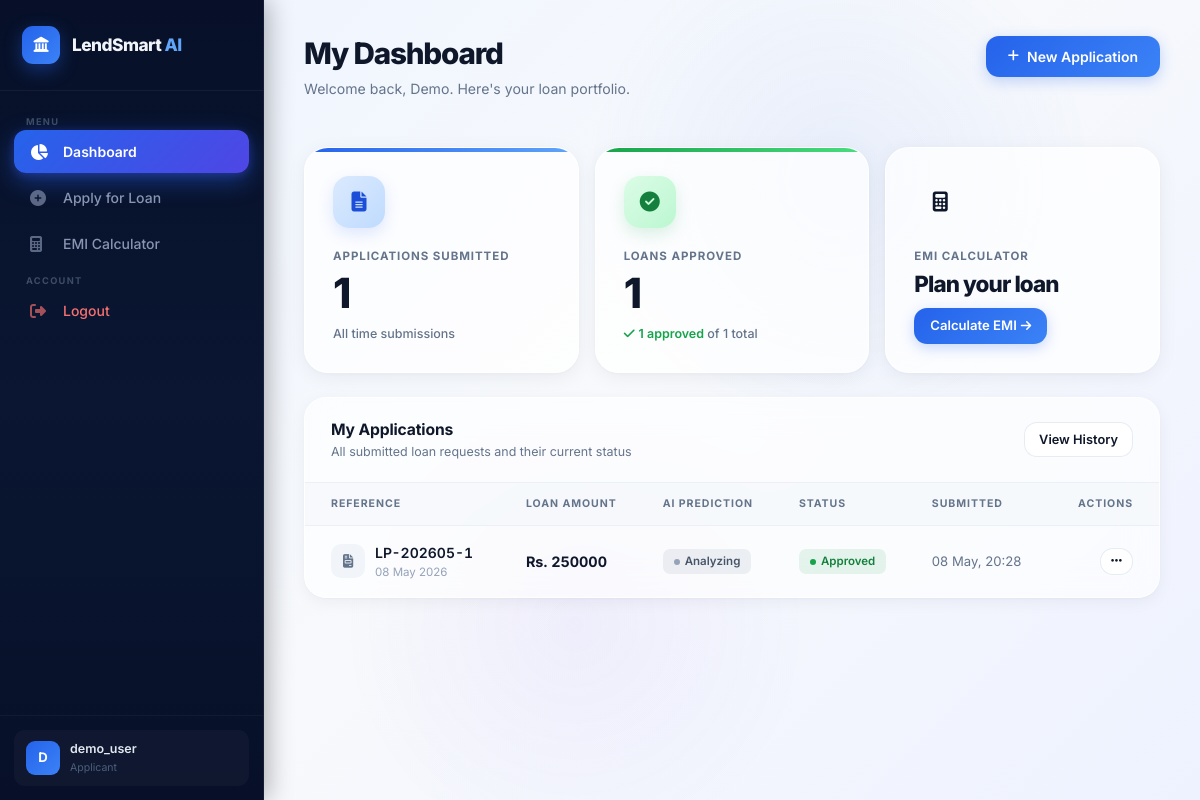
/dashboard/ (signed in), run on the app's committed database.
### loan_app/models.py (models this page shows, shortened)
class User(AbstractUser):
    ROLE_CHOICES = [
        ('admin', 'Admin'),
        ('officer', 'Loan Officer'),
        ('applicant', 'Applicant'),
    ]
    role = models.CharField(max_length=20, choices=ROLE_CHOICES, default='applicant')
    phone = models.CharField(max_length=15, blank=True, null=True)
    employee_id = models.CharField(max_length=20, blank=True, null=True, unique=True)
    department = models.CharField(max_length=50, blank=True, null=True)
    joined_date = models.DateTimeField(auto_now_add=True)

class LoanApplication(models.Model):
    user = models.ForeignKey(User, on_delete=models.CASCADE, related_name='applications')
    applicant_name = models.CharField(max_length=100)
    email = models.EmailField()
    phone = models.CharField(max_length=15)
    age = models.IntegerField()
    gender = models.CharField(max_length=10, choices=[('Male', 'Male'), ('Female', 'Female'), ('Other', 'Other')])
    marital_status = models.CharField(max_length=20, choices=[('Single', 'Single'), ('Married', 'Married')])
    dependents = models.IntegerField(default=0)
    education = models.CharField(max_length=50, choices=[('Graduate', 'Graduate'), ('Not Graduate', 'Not Graduate')])
    self_employed = models.CharField(max_length=3, choices=[('Yes', 'Yes'), ('No', 'No')], default='No')
    employment_type = models.CharField(max_length=50, choices=[('Salaried', 'Salaried'), ('Business', 'Business')])
    income_annum = models.FloatField(default=0.0)
    loan_amount = models.FloatField()
    loan_term = models.IntegerField(help_text="Loan Term in months")
    cibil_score = models.IntegerField(default=300)
    property_area = models.CharField(max_length=20, choices=[('Urban', 'Urban'), ('Semiurban', 'Semiurban'), ('Rural', 'Rural')])
    residential_assets_value = models.FloatField(default=0.0)
    commercial_assets_value = models.FloatField(default=0.0)
    luxury_assets_value = models.FloatField(default=0.0)
    bank_asset_value = models.FloatField(default=0.0)
    STATUS_CHOICES = [
        ('pending', 'Pending'),
        ('approved', 'Approved'),
        ('rejected', 'Rejected'),
        ('review', 'Under Review'),
    ]
    prediction = models.CharField(max_length=20, blank=True, null=True)
    ml_prediction = models.CharField(max_length=20, blank=True, null=True)
    admin_decision = models.CharField(max_length=20, blank=True, null=True)
    prediction_match = models.BooleanField(default=True)
    prediction_confidence = models.FloatField(blank=True, null=True)
    status = models.CharField(max_length=20, choices=STATUS_CHOICES, default='pending')
    admin_override = models.BooleanField(default=False)
    prediction_match = models.BooleanField(default=False)
    processed_by = models.ForeignKey(User, related_name='processed_loans', null=True, blank=True, on_delete=models.SET_NULL)
    processed_at = models.DateTimeField(null=True, blank=True)
    admin_notes = models.TextField(blank=True, null=True)
    created_at = models.DateTimeField(auto_now_add=True)
    updated_at = models.DateTimeField(auto_now=True)

### loan_app/views.py (the view)
# urls.py: path('dashboard/', views.user_dashboard_view, name='user_dashboard'),
@login_required
def user_dashboard_view(request):
    applications = request.user.applications.all().order_by('-created_at')
    context = {
        'total_applications': applications.count(),
        'approved_loans': applications.filter(status='approved').count(),
        'recent_applications': applications[:5],
    }
    return render(request, 'user/dashboard.html', context)

### templates/user/dashboard.html (shortened to what this page needs)
{% extends 'base.html' %}
{% block content %}
<div class="page-header animate-up">
    <div>
        <h1 class="page-title">My Dashboard</h1>
        <p class="page-subtitle">Welcome back, {{ user.first_name|default:user.username }}. Here's your loan portfolio.</p>
    </div>
    <a href="{% url 'apply_loan' %}" class="btn-primary d-flex align-items-center gap-2" style="text-decoration:none;">
        <i class="fas fa-plus" style="font-size:0.8rem;"></i>
        New Application
    </a>
</div>
<div class="row g-3 mb-4 animate-up">
    <div class="col-lg-4 col-sm-6">
        <div class="kpi-card kpi-blue">
            <div class="kpi-icon kpi-icon-blue"><i class="fas fa-file-alt"></i></div>
            <div class="kpi-label">Applications Submitted</div>
            <div class="kpi-value">{{ total_applications|default:0 }}</div>
            <div class="kpi-trend" style="color:#64748b;">All time submissions</div>
        </div>
    </div>
    <div class="col-lg-4 col-sm-6">
        <div class="kpi-card kpi-green">
            <div class="kpi-icon kpi-icon-green"><i class="fas fa-check-circle"></i></div>
            <div class="kpi-label">Loans Approved</div>
            <div class="kpi-value">{{ approved_loans|default:0 }}</div>
            <div class="kpi-trend">
                {% if total_applications > 0 %}
                    <span class="trend-up"><i class="fas fa-check me-1"></i>{{ approved_loans }} approved</span> of {{ total_applications }} total
                {% else %}
                    <span style="color:#64748b;">No submissions yet</span>
                {% endif %}
            </div>
        </div>
    </div>
    <div class="col-lg-4 col-sm-12">
        <div class="kpi-card kpi-slate" style="cursor:pointer;" onclick="window.location='{% url 'emi_calculator' %}'">
            <div class="kpi-icon kpi-icon-slate"><i class="fas fa-calculator"></i></div>
            <div class="kpi-label">EMI Calculator</div>
            <div class="kpi-value" style="font-size:1.4rem; margin-bottom:12px;">Plan your loan</div>
            <a href="{% url 'emi_calculator' %}" class="btn-primary" style="text-decoration:none; font-size:0.82rem; padding:8px 16px;">
                Calculate EMI <i class="fas fa-arrow-right ms-1" style="font-size:0.75rem;"></i>
            </a>
        </div>
    </div>
</div>
<div class="section-card animate-up">
    <div class="section-header">
        <div>
            <div class="section-title">My Applications</div>
            <div class="section-subtitle">All submitted loan requests and their current status</div>
        </div>
        <a href="{% url 'application_history' %}" class="btn-secondary" style="text-decoration:none; font-size:0.8rem; padding:7px 14px;">
            View History
        </a>
    </div>
    <div class="table-responsive">
        <table class="data-table">
            <thead>
                <tr>
                    <th>Reference</th>
                    <th>Loan Amount</th>
                    <th>AI Prediction</th>
                    <th>Status</th>
                    <th>Submitted</th>
                    <th style="text-align:right;">Actions</th>
                </tr>
            </thead>
            <tbody>
                {% for app in recent_applications %}
                <tr>
                    <td>
                        <div style="display:flex; align-items:center; gap:10px;">
                            <div style="width:34px; height:34px; border-radius:10px; background:#f1f5f9; display:flex; align-items:center; justify-content:center; flex-shrink:0;">
                                <i class="fas fa-file-invoice" style="font-size:0.85rem; color:#64748b;"></i>
                            </div>
                            <div>
                                <div style="font-weight:600; font-size:0.875rem; color:#0f172a; font-variant-numeric:tabular-nums;">
                                    LP-{{ app.created_at|date:"Ym" }}-{{ app.id }}
                                </div>
                                <div style="font-size:0.72rem; color:#94a3b8; margin-top:1px;">{{ app.created_at|date:"d M Y" }}</div>
                            </div>
                        </div>
                    </td>
                    <td>
                        <span style="font-weight:700; color:#0f172a; font-size:0.9rem; font-variant-numeric:tabular-nums;">
                            Rs. {{ app.loan_amount|floatformat:0 }}
                        </span>
                    </td>
                    <td>
                        {% if app.ml_prediction == 'Approved' %}
                            <span class="badge-status badge-success"><span class="status-dot dot-success"></span>Likely Approved</span>
                        {% elif app.ml_prediction == 'Rejected' %}
                            <span class="badge-status badge-danger"><span class="status-dot dot-danger"></span>Likely Rejected</span>
                        {% else %}
                            <span class="badge-status badge-neutral"><span class="status-dot dot-neutral"></span>Analyzing</span>
                        {% endif %}
                    </td>
                    <td>
                        {% if app.status == 'approved' %}
                            <span class="badge-status badge-success"><span class="status-dot dot-success"></span>Approved</span>
                        {% elif app.status == 'rejected' %}
                            <span class="badge-status badge-danger"><span class="status-dot dot-danger"></span>Rejected</span>
                        {% else %}
                            <span class="badge-status badge-warning"><span class="status-dot dot-warning"></span>Pending</span>
                        {% endif %}
                    </td>
                    <td style="color:#64748b; font-size:0.82rem;">{{ app.created_at|date:"d M, H:i" }}</td>
                    <td style="text-align:right;">
                        <div class="dropdown">
                            <button class="btn-secondary" style="padding:6px 10px; font-size:0.78rem;" data-bs-toggle="dropdown">
                                <i class="fas fa-ellipsis-h"></i>
                            </button>
                        </div>
                    </td>
                </tr>
                {% endfor %}
            </tbody>
        </table>
    </div>
</div>
{% endblock %}

### templates/base.html (shortened to what this page needs)
<!DOCTYPE html>
<html lang="en">
<head>
    <link href="https://cdn.jsdelivr.net/npm/bootstrap@5.3.0/dist/css/bootstrap.min.css" rel="stylesheet">
    <link href="https://cdnjs.cloudflare.com/ajax/libs/font-awesome/6.4.0/css/all.min.css" rel="stylesheet">
</head>
<body>
    {% if request.resolver_match.url_name not in 'home,login,register' %}
    <aside class="sidebar" id="mainSidebar">
        <div class="sidebar-brand">
            <div class="brand-icon"><i class="fas fa-landmark"></i></div>
            <div class="brand-text">LendSmart <span>AI</span></div>
        </div>
        <nav class="sidebar-nav">
            {% if user.is_authenticated %}
                {% if user.role == 'admin' %}
                    <div class="nav-section">
                        <span class="nav-label">Menu</span>
                        <div class="nav-item"><a href="{% url 'admin_dashboard' %}" class="nav-link {% if request.resolver_match.url_name == 'admin_dashboard' %}active{% endif %}"><i class="fas fa-chart-line"></i> Dashboard</a></div>
                        <div class="nav-item"><a href="{% url 'admin_application_list' %}" class="nav-link {% if 'application' in request.resolver_match.url_name %}active{% endif %}"><i class="fas fa-folder-open"></i> Applications</a></div>
                        <div class="nav-item"><a href="{% url 'admin_officer_list' %}" class="nav-link {% if 'officer' in request.resolver_match.url_name %}active{% endif %}"><i class="fas fa-users"></i> Loan Officers</a></div>
                    </div>
                    <div class="nav-section">
                        <span class="nav-label">Account</span>
                        <div class="nav-item"><a href="{% url 'logout' %}" class="nav-link nav-logout"><i class="fas fa-sign-out-alt"></i> Logout</a></div>
                    </div>
                {% else %}
                    <div class="nav-section">
                        <span class="nav-label">Menu</span>
                        <div class="nav-item"><a href="{% url 'user_dashboard' %}" class="nav-link {% if request.resolver_match.url_name == 'user_dashboard' %}active{% endif %}"><i class="fas fa-chart-pie"></i> Dashboard</a></div>
                        <div class="nav-item"><a href="{% url 'apply_loan' %}" class="nav-link {% if request.resolver_match.url_name == 'apply_loan' %}active{% endif %}"><i class="fas fa-plus-circle"></i> Apply for Loan</a></div>
                        <div class="nav-item"><a href="{% url 'emi_calculator' %}" class="nav-link {% if request.resolver_match.url_name == 'emi_calculator' %}active{% endif %}"><i class="fas fa-calculator"></i> EMI Calculator</a></div>
                    </div>
                    <div class="nav-section">
                        <span class="nav-label">Account</span>
                        <div class="nav-item"><a href="{% url 'logout' %}" class="nav-link nav-logout"><i class="fas fa-sign-out-alt"></i> Logout</a></div>
                    </div>
                {% endif %}
            {% endif %}
        </nav>
        {% if user.is_authenticated %}
        <div class="sidebar-footer">
            <div class="sidebar-user">
                <div class="user-avatar">{{ user.username|slice:":1"|upper }}</div>
                <div>
                    <div class="user-name">{{ user.username }}</div>
                    <div class="user-role">{{ user.role|capfirst }}</div>
                </div>
            </div>
        </div>
        {% endif %}
    </aside>
    {% endif %}
    <div class="main-wrapper" style="{% if request.resolver_match.url_name in 'home,login,register' %}margin-left:0;width:100%;{% endif %}">
        <main class="page-content">
            {% block content %}{% endblock %}
        </main>
    </div>
</body>
</html>

### data on the page
User: username "D", username "demo_user", role "Applicant", first_name "Demo"
LoanApplication: created_at "202605", id "1", created_at "08 May 2026", loan_amount "250000", shows "Analyzing", status "approved" (drawn), created_at "08 May, 20:28"

### other printed values
{{ total_applications|default:0 }} "1"
{{ approved_loans|default:0 }} "1"
{{ approved_loans }} "1"
{{ total_applications }} "1"
